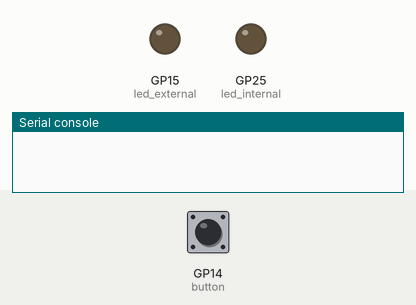
The program below on a simulated Raspberry Pi Pico running MicroPython. Parts: output pins drawn as LEDs (lit = HIGH), the last lines printed to the serial console. Inputs (shaded band) come from the test bench; at power-on: GP14 (button) LOW.

Above: at 1.2 s.
1.3 s: GP14 (button) pulled HIGH for 0.15 s
At 1.6 s:
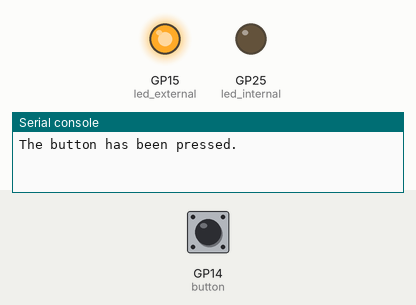
4.4 s: GP14 (button) pulled HIGH for 1 s
At 8.1 s:
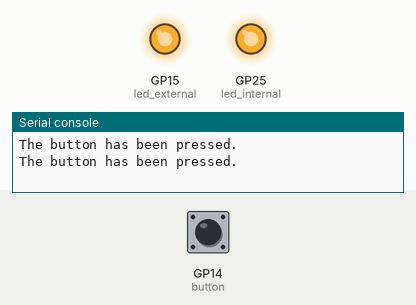
8.4 s: GP14 (button) pulled HIGH for 3.2 s
At 14.6 s:
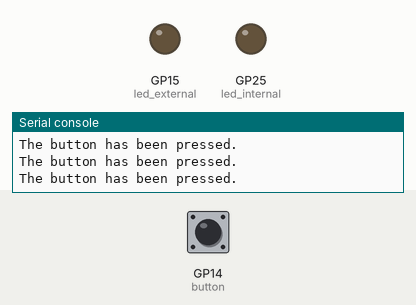
Timing chart, 0 to 16.1 s (numbered marks = the images above; inputs shaded):
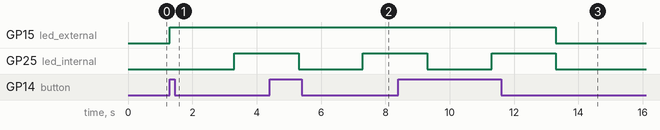

The program:

pico_led_button.py
```python
# Pico outputting text and both LEDs when button is pressed
import machine
import utime

led_external = machine.Pin(15, machine.Pin.OUT)
led_internal = machine.Pin(25, machine.Pin.OUT)
button = machine.Pin(14, machine.Pin.IN, machine.Pin.PULL_DOWN)

while True:
    if button.value() == 1:
        print("The button has been pressed.")
        led_external.value(1)
        utime.sleep(2)
        led_internal.value(1)
        utime.sleep(2)
    led_external.value(0)
    led_internal.value(0)
```

Measured:
- after the input at 1.3 s, GP15 (led_external): LOW → HIGH at once; GP25 (led_internal): LOW → HIGH after 2.0 s
- after the input at 4.4 s, GP15 (led_external): stays HIGH (without the input it goes to LOW after 0.90 s)
- after the input at 8.4 s, GP15 (led_external): HIGH → LOW after 4.9 s instead of 0.90 s
